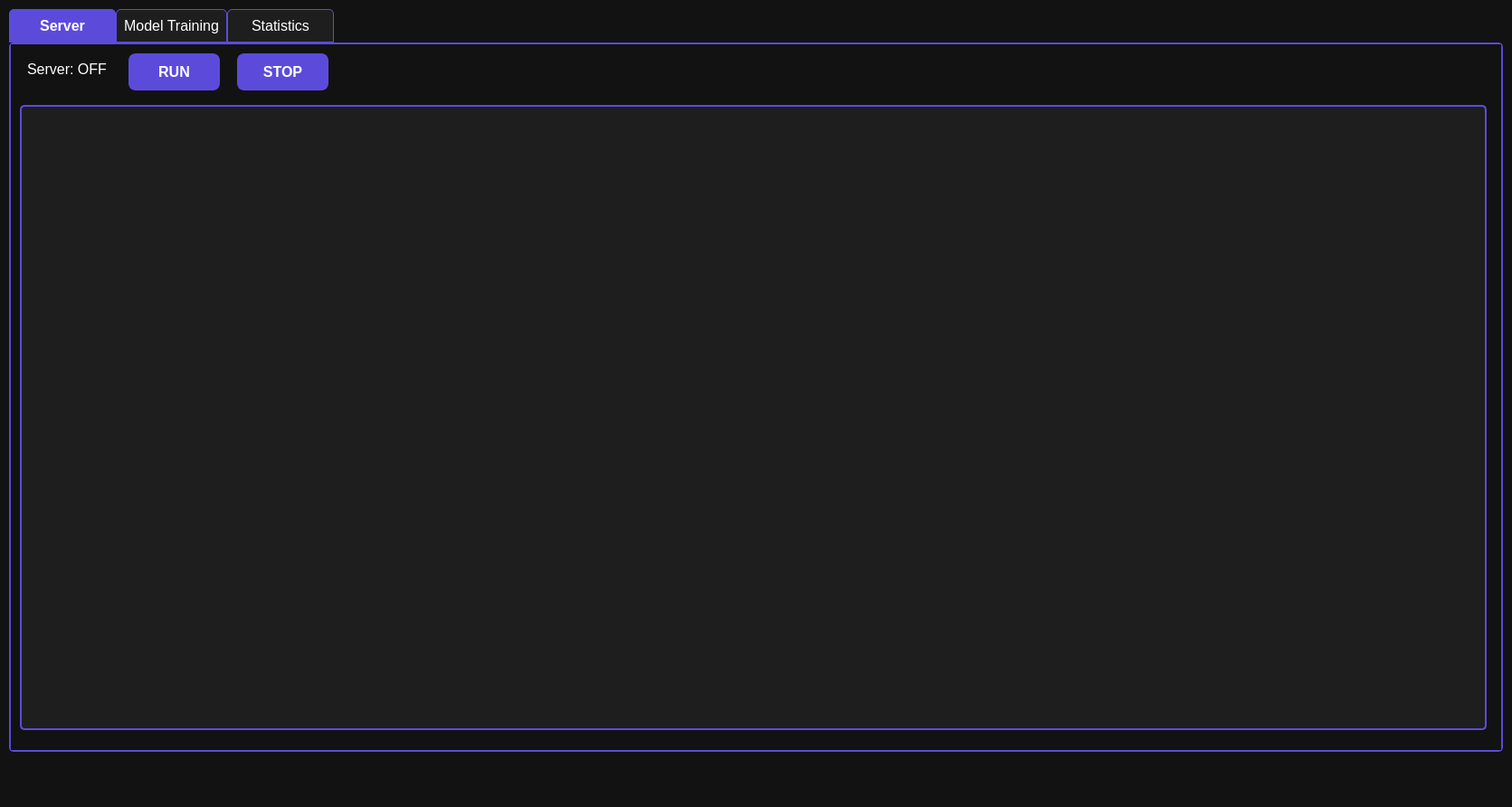
<?xml version="1.0" encoding="UTF-8"?>
<ui version="4.0">
 <class>MainWindow</class>
 <widget class="QMainWindow" name="MainWindow">
  <property name="geometry">
   <rect>
    <x>0</x>
    <y>0</y>
    <width>1671</width>
    <height>892</height>
   </rect>
  </property>
  <property name="windowTitle">
   <string>MainWindow</string>
  </property>
  <property name="windowIcon">
   <iconset>
    <normaloff>icon.ico</normaloff>icon.ico</iconset>
  </property>
  <property name="styleSheet">
   <string notr="true">/* General Settings */
QWidget {
    background-color: #121212; /* Black background */
    color: #FFFFFF; /* White text */
    font-family: 'Segoe UI', sans-serif;
    font-size: 12pt;
}

/* Label */
QLabel {
    color: #FFFFFF;
    font-size: 12pt;
}

/* Line Edit */
QLineEdit {
    background-color: #1E1E1E;
    border: 2px solid #5C4BDB; /* Purple border */
    border-radius: 5px;
    padding: 5px;
    color: #FFFFFF;
}

QLineEdit:focus {
    border: 2px solid #9573DB; /* Lighter purple on focus */
}

/* Text Edit */
QTextEdit {
    background-color: #1E1E1E;
    border: 2px solid #5C4BDB;
    border-radius: 5px;
    padding: 5px;
    color: #FFFFFF;
}

QTextEdit:focus {
    border: 2px solid #9573DB;
}

/* CheckBox */
QCheckBox {
    spacing: 8px;
    color: #FFFFFF;
}

QCheckBox::indicator {
    width: 18px;
    height: 18px;
    background: #1E1E1E;
    border: 2px solid #5C4BDB;
    border-radius: 4px;
}

QCheckBox::indicator:checked {
    background: #5C4BDB;
    border: 2px solid #9573DB;
}

/* Radio Button */
QRadioButton {
    spacing: 8px;
    color: #FFFFFF;
}

QRadioButton::indicator {
    width: 18px;
    height: 18px;
    background: #1E1E1E;
    border: 2px solid #5C4BDB;
    border-radius: 9px;
}

QRadioButton::indicator:checked {
    background: #5C4BDB;
    border: 2px solid #9573DB;
}

/* Tab Control */
QTabWidget::pane {
    border: 2px solid #5C4BDB;
    border-radius: 5px;
}

QTabBar::tab {
    background: #1E1E1E;
    border: 1px solid #5C4BDB;
    padding: 8px;
    border-top-left-radius: 5px;
    border-top-right-radius: 5px;
    color: #FFFFFF;
    min-width: 100px;
    text-align: center;
}

QTabBar::tab:selected {
    background: #5C4BDB;
    color: #FFFFFF;
    font-weight: bold;
}

QTabBar::tab:hover {
    background: #9573DB;
    color: #FFFFFF;
}

/* QGraphicsView */
QGraphicsView {
    background-color: #1E1E1E;
    border: 2px solid #5C4BDB;
    border-radius: 5px;
}

/* Tree View */
QTreeView {
    background-color: #1E1E1E;
    border: 2px solid #5C4BDB;
    border-radius: 5px;
    color: #FFFFFF;
    padding: 5px;
}

QTreeView::item {
    background-color: #1E1E1E;
    color: #FFFFFF;
    border: none;
    padding: 5px;
}

QTreeView::item:hover {
    background-color: #5C4BDB;
    color: #FFFFFF;
}

QTreeView::item:selected {
    background-color: #9573DB;
    color: #FFFFFF;
}

/* Scroll Bars */
QScrollBar:vertical, QScrollBar:horizontal {
    background: #1E1E1E;
    width: 8px;
    height: 8px;
    margin: 0px;
    border: 1px solid #5C4BDB;
    border-radius: 5px;
}

QScrollBar::handle:vertical, QScrollBar::handle:horizontal {
    background: #5C4BDB;
    border: none;
    border-radius: 4px;
}

QScrollBar::handle:vertical:hover, QScrollBar::handle:horizontal:hover {
    background: #9573DB;
}

QScrollBar::add-line, QScrollBar::sub-line {
    background: none;
    border: none;
    width: 0px;
    height: 0px;
}

/* QPushButton */
QPushButton {
    background-color: #5C4BDB; /* Purple background */
    color: #FFFFFF; /* White text */
    border: 2px solid #5C4BDB; /* Match the background color */
    border-radius: 8px; /* Rounded corners */
    padding: 8px 15px;
    font-size: 12pt;
    font-weight: bold;
    text-align: center;
}

QPushButton:hover {
    background-color: #9573DB; /* Lighter purple on hover */
    border: 2px solid #9573DB;
    color: #FFFFFF;
}

QPushButton:pressed {
    background-color: #4A3B9C; /* Darker purple on press */
    border: 2px solid #4A3B9C;
    color: #FFFFFF;
}

QPushButton:disabled {
    background-color: #1E1E1E; /* Greyed out for disabled state */
    border: 2px solid #5C4BDB; /* Slight purple outline to maintain theme */
    color: #6C6C6C; /* Faded text color */
}</string>
  </property>
  <widget class="QWidget" name="centralwidget">
   <widget class="QTabWidget" name="tabWidget">
    <property name="geometry">
     <rect>
      <x>10</x>
      <y>10</y>
      <width>1651</width>
      <height>821</height>
     </rect>
    </property>
    <property name="currentIndex">
     <number>0</number>
    </property>
    <widget class="QWidget" name="tabServer">
     <attribute name="title">
      <string>Server</string>
     </attribute>
     <widget class="QPushButton" name="pushButtonStopServer">
      <property name="geometry">
       <rect>
        <x>250</x>
        <y>10</y>
        <width>101</width>
        <height>41</height>
       </rect>
      </property>
      <property name="text">
       <string>STOP</string>
      </property>
     </widget>
     <widget class="QLabel" name="labelServerStatus">
      <property name="geometry">
       <rect>
        <x>18</x>
        <y>12</y>
        <width>91</width>
        <height>31</height>
       </rect>
      </property>
      <property name="text">
       <string>Server: OFF</string>
      </property>
     </widget>
     <widget class="QTextEdit" name="textEditServerLog">
      <property name="geometry">
       <rect>
        <x>10</x>
        <y>67</y>
        <width>1621</width>
        <height>691</height>
       </rect>
      </property>
     </widget>
     <widget class="QPushButton" name="pushButtonRunServer">
      <property name="geometry">
       <rect>
        <x>130</x>
        <y>10</y>
        <width>101</width>
        <height>41</height>
       </rect>
      </property>
      <property name="text">
       <string>RUN</string>
      </property>
     </widget>
    </widget>
    <widget class="QWidget" name="tabModelTraining">
     <attribute name="title">
      <string>Model Training</string>
     </attribute>
    </widget>
    <widget class="QWidget" name="tabStatistics">
     <attribute name="title">
      <string>Statistics</string>
     </attribute>
    </widget>
   </widget>
  </widget>
  <widget class="QMenuBar" name="menubar">
   <property name="geometry">
    <rect>
     <x>0</x>
     <y>0</y>
     <width>1671</width>
     <height>27</height>
    </rect>
   </property>
  </widget>
  <widget class="QStatusBar" name="statusbar"/>
 </widget>
 <resources/>
 <connections/>
</ui>
